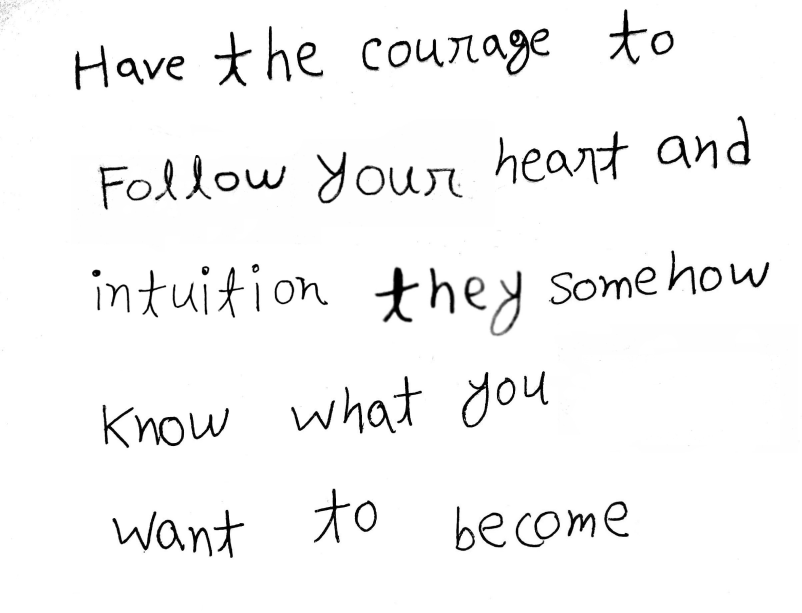
#> input picture Demo/images/para.jpg, 2404 x 1837 px, found by its file name (shown at 1/3 size)
$ python image_partition.py
#> lines starting #> are read from the running program, lines starting #| are printed output that depends on the picture
from PIL import Image
import os
#from Prediction import *
import tkinter as tk

# [5 lines of commented-out code are left out]
"""
def crop(infile,height,width):
    im = Image.open(infile)
    imgwidth, imgheight = im.size
    print(height)
    for i in range(imgheight//height):
        for j in range(imgwidth//width):
            box = (j*width, i*height, (j+1)*width, (i+1)*height)
            yield im.crop(box)
"""
def crop(input,output):
#> called with output = 'output'
    im = Image.open(input)
#> im is the input picture: PIL image 2404x1837 RGB; min 0, max 255, mean 245.5

# Size of the image in pixels (size of orginal image)
# (This is not mandatory)
    width, height = im.size
#> width = 2404; height = 1837

# Setting the points for cropped image
    left = 1
    top = 1
    right = width
#> right = 2404
    bottom = 350

# Cropped image of above dimension
# (It will not change orginal image)
    im1 = im.crop((left, top, right, bottom))
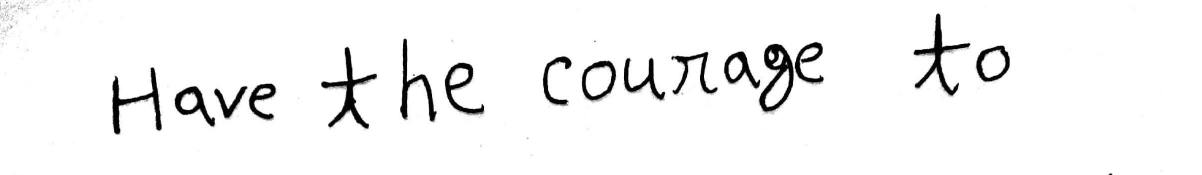
#> im1: PIL image 2403x349 RGB (shown at 1/2 size); min 0, max 255, mean 243.7

# Shows the image in image viewer
    im1.show()
    im1.save('souddd.jpg')
def call1(infile,output):
    #infile="sajid.jpg"
    """
    open('output/output1.txt', 'w').close()
    open('output/output2.txt', 'w').close()
    open('output/output3.txt', 'w').close()
    open(output,'w').close()
    open('output/output3.txt', 'w').close()
    """
"""
    im = Image.open(infile)
    imgwidth, imgheight = im.size
    print(imgwidth)
    print(imgheight)
    height=350
    width=imgwidth
    start_num=1
    k=0
    for k,piece in enumerate(crop(infile,height,width),start_num):
        img=Image.new('RGB', (width,height), 255)
        img.paste(piece)
        path=os.path.join('temporary',"IMG-%s.png" % k)
        img.save(path)
       # how(path,output)
"""
crop('I:\handdrawn\draw\Demo\images\para.jpg','output')


$ run again, with Demo/images/loop.jpg copied over Demo/images/para.jpg
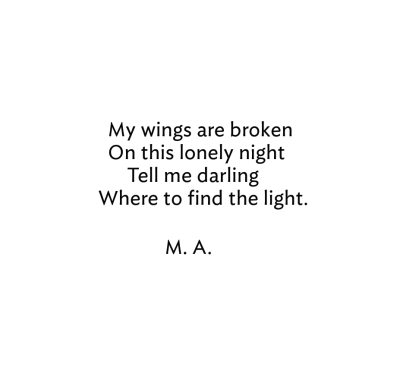
#> input picture Demo/images/loop.jpg, 400 x 366 px, found by its file name
#> in crop, im is the input picture: PIL image 400x366 P; mean R, G, B 249.8, 249.8, 249.8
#> in crop, `im1 = im.crop((left, top, right, bottom))`:
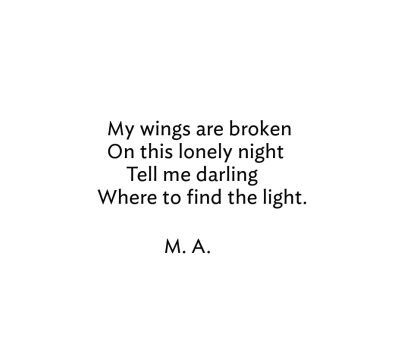
#> im1: PIL image 399x349 P; mean R, G, B 249.6, 249.6, 249.6
